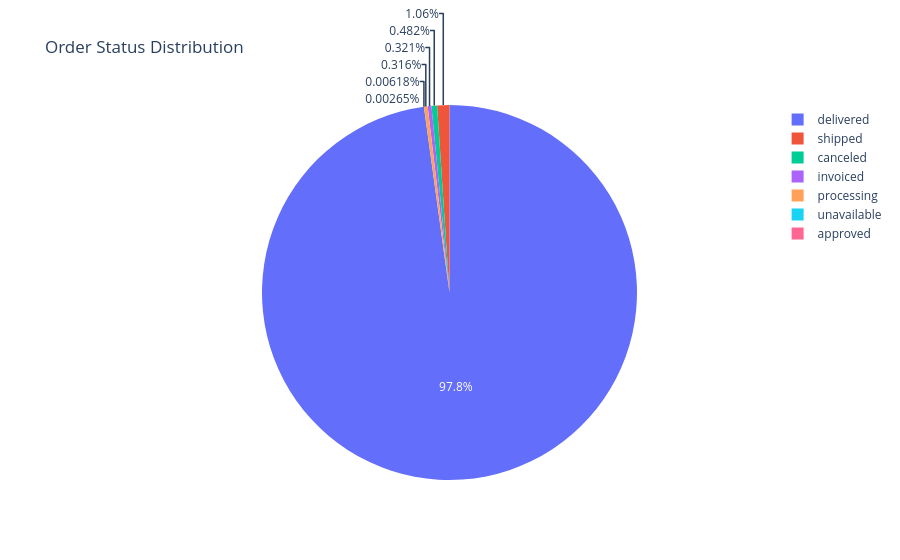

The notebook cell saved with this chart:
### Code cell
status_counts = df["order_status"].value_counts()
fig_pie = px.pie(
    values=status_counts.values, names=status_counts.index,
    title="Order Status Distribution")
fig_pie.show()

### Figure 1 — Plotly figure (JSON) as saved in the notebook; plotly's stock layout.template omitted (floating-point values rounded to 4 significant figures)
{"data": [{"domain": {"x": [0, 1], "y": [0, 1]}, "hovertemplate": "label=%{label}<br>value=%{value}<extra></extra>", "labels": ["delivered", "shipped", "canceled", "invoiced", "processing", "unavailable", "approved"], "legendgroup": "", "name": "", "showlegend": true, "type": "pie", "values": [110840, 1196, 546, 364, 358, 7, 3]}], "layout": {"legend": {"tracegroupgap": 0}, "title": {"text": "Order Status Distribution"}}}
